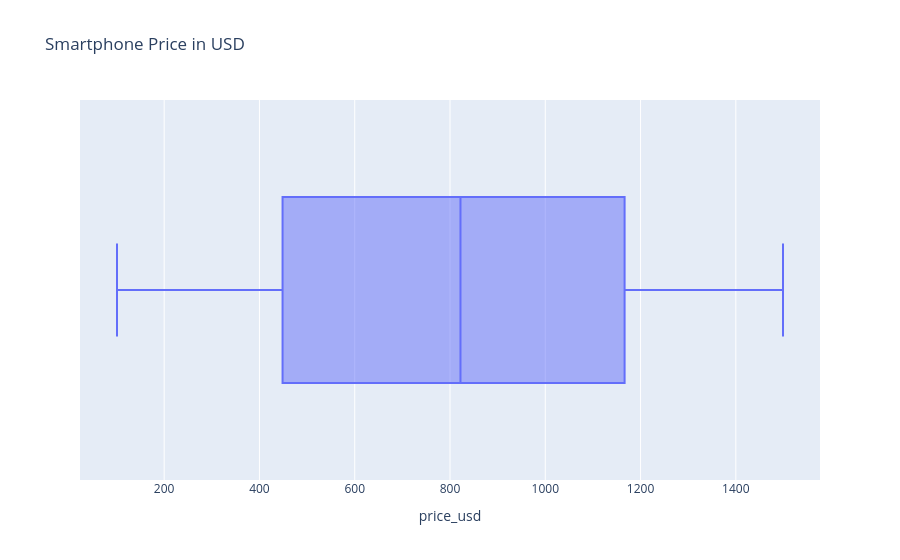

This figure's notebook cell:
### Markdown cell above
---

### 🎯 Exercise 2: Price box plot (horizontal)

#### 👇 Tasks

- ✔️ Draw a horizontal box plot of the `"price_usd"` column.
- ✔️ Store your figure to a variable named `fig`.
- ✔️ Add an appropriate title to your figure.
  - A title should describe your plot (e.g., Smartphone Price Distribution).
- ✔️ Display the figure using `fig.show()`

### Code cell
# YOUR CODE BEGINS
fig = px.box(
    df,
    x="price_usd",
    orientation="h",
    title="Smartphone Price in USD",
)
fig.show()
# YOUR CODE ENDS

### Figure 1 — Plotly figure (JSON) as saved in the notebook; plotly's stock layout.template omitted (floating-point values rounded to 4 significant figures; data arrays with more than 128 entries replaced by an {"elided": "..."} marker saying what was removed)
{"data": [{"alignmentgroup": "True", "hovertemplate": "price_usd=%{x}<extra></extra>", "legendgroup": "", "marker": {"color": "#636efa"}, "name": "", "notched": false, "offsetgroup": "", "orientation": "h", "showlegend": false, "type": "box", "x": {"elided": "1000 int values"}, "x0": " ", "xaxis": "x", "y0": " ", "yaxis": "y"}], "layout": {"boxmode": "group", "legend": {"tracegroupgap": 0}, "title": {"text": "Smartphone Price in USD"}, "xaxis": {"anchor": "y", "domain": [0, 1], "title": {"text": "price_usd"}}, "yaxis": {"anchor": "x", "domain": [0, 1]}}}
